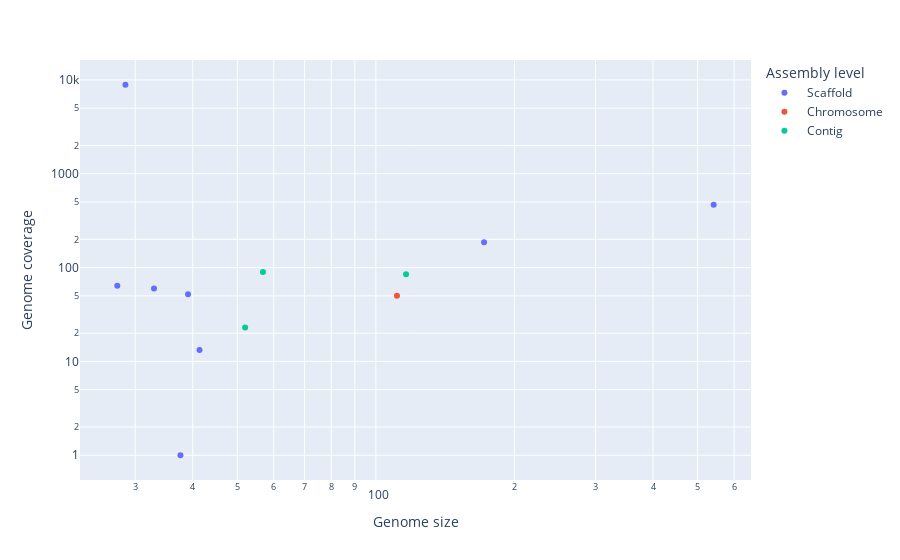

The notebook cell this image was saved under:
### Code cell
import plotly.express as px

fig = px.scatter(algae, x = 'Genome size', y = "Genome coverage", log_x=True, log_y=True, color="Assembly level",
                hover_data=["Assembly name","Date", "Sequencing technology"])
fig.show()

### Figure 1 — Plotly figure (JSON) as saved in the notebook; plotly's stock layout.template omitted (floating-point values rounded to 4 significant figures)
{"data": [{"customdata": [["  ASM1343579v1", "2020-07-21", " PacBio Sequel; Illumina HiSeq"], ["  ASM1341679v1", "2020-07-16", " Illumina HiSeq"], ["  S68", "2020-06-24", " Illumina MiSeq"], ["  Lacustris_1.0", "2020-03-23", " Illumina HiSeq"], ["ASM1090972v1", "2020-02-20", " PacBio Sequel; Illumina HiSeq"], ["ASM1329908v1", "2020-06-08", " Illumina HiSeq"], ["ASM1036716v1", "2020-02-10", " Illumina HiSeq"], ["ASM972020v1", "2019-11-28", " 454; Illumina GAIIx"]], "hovertemplate": "Assembly level= Scaffold<br>Genome size=%{x}<br>Genome coverage=%{y}<br>Assembly name=%{customdata[0]}<br>Date=%{customdata[1]}<br>Sequencing technology=%{customdata[2]}<extra></extra>", "legendgroup": " Scaffold", "marker": {"color": "#636efa", "symbol": "circle"}, "mode": "markers", "name": " Scaffold", "orientation": "v", "showlegend": true, "type": "scatter", "x": [541.9, 28.57, 32.96, 171.8, 27.43, 41.39, 37.62, 39.08], "xaxis": "x", "y": [466.5, 8885, 60, 186, 64, 13.25, 1, 52], "yaxis": "y"}, {"customdata": [["  ASM1338965v1", "2020-07-02", " Oxford Nanopore"]], "hovertemplate": "Assembly level= Chromosome<br>Genome size=%{x}<br>Genome coverage=%{y}<br>Assembly name=%{customdata[0]}<br>Date=%{customdata[1]}<br>Sequencing technology=%{customdata[2]}<extra></extra>", "legendgroup": " Chromosome", "marker": {"color": "#EF553B", "symbol": "circle"}, "mode": "markers", "name": " Chromosome", "orientation": "v", "showlegend": true, "type": "scatter", "x": [111.1], "xaxis": "x", "y": [50], "yaxis": "y"}, {"customdata": [["ASM1064691v1", "2020-02-14", " IonTorrent"], ["ASM744998v2", "2020-02-10", " PacBio"], ["ASM992835v1", "2020-01-24", " Illumina HiSeq"]], "hovertemplate": "Assembly level= Contig<br>Genome size=%{x}<br>Genome coverage=%{y}<br>Assembly name=%{customdata[0]}<br>Date=%{customdata[1]}<br>Sequencing technology=%{customdata[2]}<extra></extra>", "legendgroup": " Contig", "marker": {"color": "#00cc96", "symbol": "circle"}, "mode": "markers", "name": " Contig", "orientation": "v", "showlegend": true, "type": "scatter", "x": [51.99, 116.3, 56.83], "xaxis": "x", "y": [23, 85, 90], "yaxis": "y"}], "layout": {"legend": {"title": {"text": "Assembly level"}, "tracegroupgap": 0}, "margin": {"t": 60}, "xaxis": {"anchor": "y", "domain": [0, 1], "title": {"text": "Genome size"}, "type": "log"}, "yaxis": {"anchor": "x", "domain": [0, 1], "title": {"text": "Genome coverage"}, "type": "log"}}}
